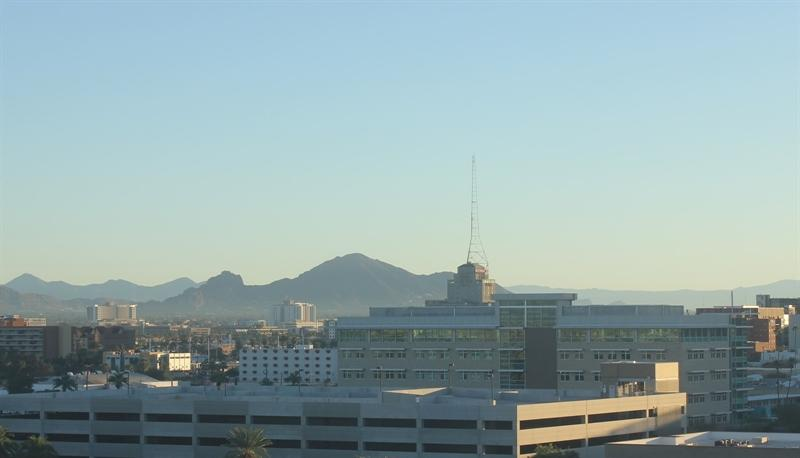
#> input picture day-night-images/training/day/20151101_142050.jpg, 800 x 458 px; its folder holds only this picture in this run
$ python optimal_threshold_selection.py
#> lines starting #> are read from the running program, lines starting #| are printed output that depends on the picture
from PIL import Image #reading images
import os #iterating over folders
import numpy as np #performing calculations
from sklearn.metrics import confusion_matrix #for getting tn, tp, fp, fn
import matplotlib.pyplot as plt

#ground truth labels, 1 for day and 0 for night
ground_truth_labels = []
path_to_images = []
for folder in os.listdir("day-night-images/training"):
    if folder=='day':
        for image in os.listdir(os.path.join("day-night-images/training",folder)):
            path_to_images.append(os.path.join("day-night-images/training",folder,image))
            ground_truth_labels.append(1)
    else:
        for image in os.listdir(os.path.join("day-night-images/training",folder)):
            path_to_images.append(os.path.join("day-night-images/training",folder,image))
            ground_truth_labels.append(0)
#> pass 2 of the loop `for folder in os.listdir("day-night-images/training"):`:


'''takes a list containing path to images and performs the following actions
1. Reads images
2. Resizes image to 800x800
3. Converts image to HSV channel style
4. Sums up the values in pixels of V channel, and takes mean by diving by image area which is 640000
5.
'''
def preprocess_image(image_path_list):
    v_values_images = []
    for image in image_path_list:
        img = Image.open(image)
#> img is the input picture: PIL image 800x458 RGB; mean R, G, B 147.2, 168.7, 170.2
        img = img.resize((800,800))
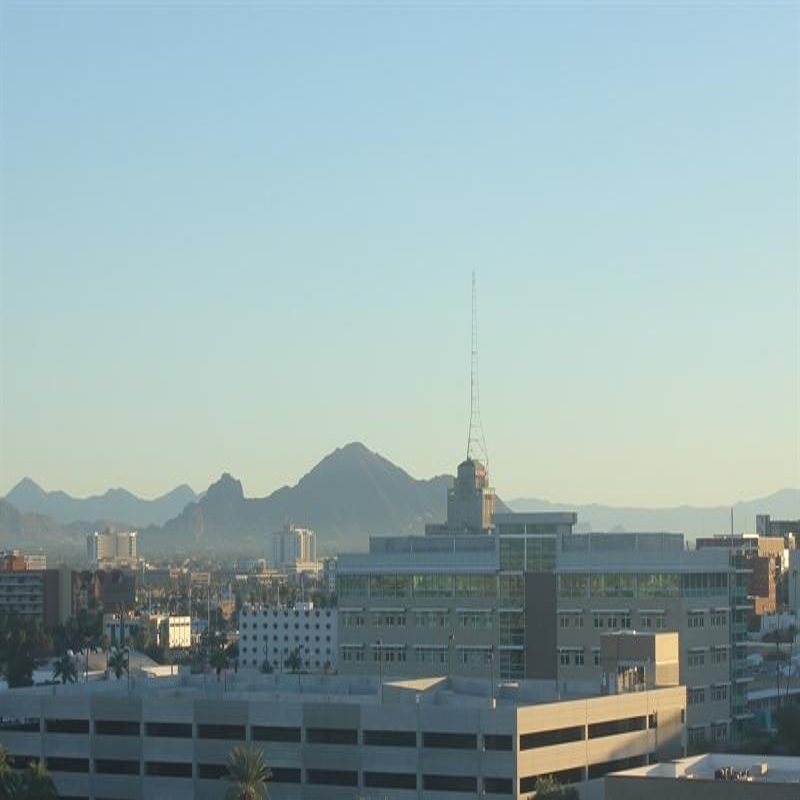
#> img: PIL image 800x800 RGB; mean R, G, B 147.2, 168.7, 170.2
        img = img.convert('HSV')
#> img: PIL image 800x800 HSV; mean H, S, V 119.9, 45.8, 175.2
        img = np.asarray(img)
        v = np.sum(img[:, :, 2])
#> v = 112108773
        v = v/640000
#> v = 175.2
        v_values_images.append(v)
#> pass 2 of the loop in preprocess_image, `for image in image_path_list:`:
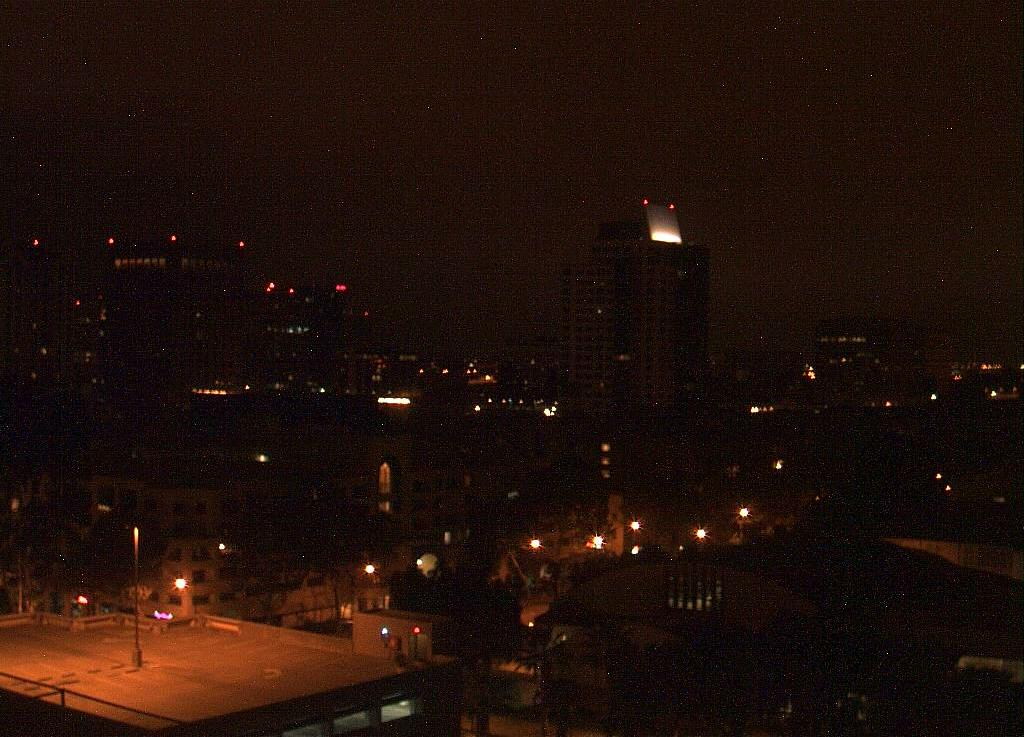
#> input picture day-night-images/training/night/20151101_082503.jpg, 1024 x 737 px
#> in preprocess_image, img is the input picture: PIL image 1024x737 RGB; mean R, G, B 33.9, 16.7, 10.4
#> in preprocess_image, `img = img.resize((800,800))`:
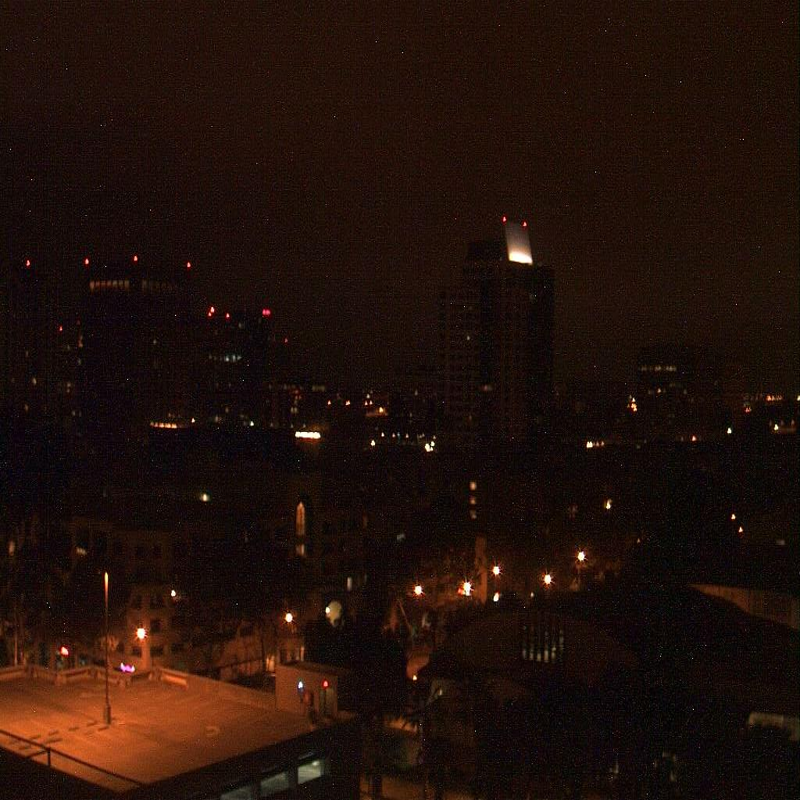
#> img: PIL image 800x800 RGB; mean R, G, B 33.9, 16.7, 10.4
#> in preprocess_image, `v = np.sum(img[:, :, 2])`: v = 21684924
#> in preprocess_image, `v = v/640000`: v = 33.88
    return v_values_images

v_value_for_images = preprocess_image(path_to_images)
#> v_value_for_images = [175.2, 33.88]

'''geting threshold for classification into day and night
I use sklearn library to get the tp, fp, tn, and fn for a given threshold
This part is used to just get a suitable threshold and will not be used for testing'''

max_v = max(v_value_for_images)
#> max_v = 175.2
min_v = min(v_value_for_images)
#> min_v = 33.88
step = int((max_v-min_v)/100)
#> step = 1
print("Calculating TP, FP, TN, FN at steps of: ",step)
#| Calculating TP, FP, TN, FN at steps of:  1

tn_all = []
fp_all = []
fn_all = []
tp_all = []
threshold_all = []

for i in range(int(min_v),int(max_v+2),step):
    #getting predictions
    predicted_values = []
    threshold_all.append(i)
    for j in range(0, len(ground_truth_labels)):
        if v_value_for_images[j]<=i:
            predicted_values.append(0)
        else:
            predicted_values.append(1)
    #calculating metrics using sklearn
    tn, fp, fn, tp = confusion_matrix(ground_truth_labels, predicted_values).ravel()
    tn_all.append(tn)
    fp_all.append(fp)
    fn_all.append(fn)
    tp_all.append(tp)
#> after the loop, fn_all = 144 values from 0 to 1; threshold_all = 144 values from 33 to 176; tn_all = 144 values from 0 to 1

plt.plot(threshold_all, tn_all, label='true negative')
plt.plot(threshold_all, fp_all, label='false positive', linestyle='dotted')
plt.plot(threshold_all, fn_all, label='false negative', linestyle='dotted')
plt.plot(threshold_all, tp_all, label='true positive')
idx=np.argwhere(np.diff(np.sign(np.array(tp_all) - np.array(tn_all))) != 0).reshape(-1) + 0
#> idx = [0, 142]
plt.plot(threshold_all[idx[0]], tp_all[idx[0]], 'ro')
print("Optimal threshold is:",threshold_all[idx[0]])
#| Optimal threshold is: 33
plt.legend()
plt.xlabel("Threshold values")
plt.ylabel("Count of values")
plt.savefig("plot.jpg")
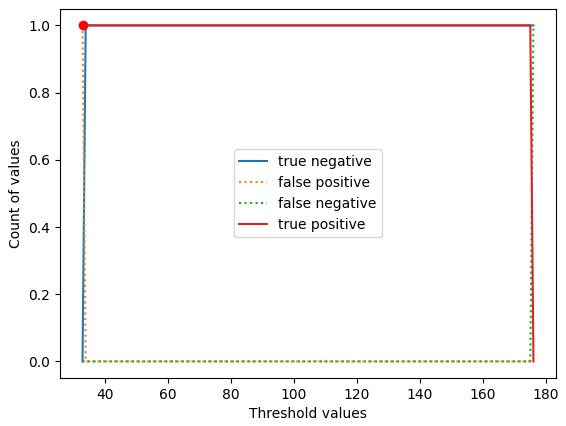
#> figure drawn by matplotlib, 1 panel; curve peaks at x = 34, y = 1; curve peaks at x = 33, y = 1; curve peaks at x = 176, y = 1
